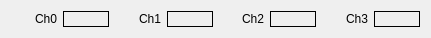
  <widget class="QWidget" name="horizontalLayoutWidget_19">
   <property name="geometry">
    <rect>
     <x>530</x>
     <y>760</y>
     <width>431</width>
     <height>31</height>
    </rect>
   </property>
   <layout class="QHBoxLayout" name="horizontalLayout_19">
    <item>
     <widget class="QLabel" name="label_15">
      <property name="text">
       <string>Ch0</string>
      </property>
      <property name="alignment">
       <set>Qt::AlignRight|Qt::AlignTrailing|Qt::AlignVCenter</set>
      </property>
     </widget>
    </item>
    <item>
     <widget class="QELabel" name="qelabel_3">
      <property name="frameShape">
       <enum>QFrame::Box</enum>
      </property>
      <property name="precision">
       <number>2</number>
      </property>
     </widget>
    </item>
    <item>
     <widget class="QLabel" name="label_16">
      <property name="text">
       <string>Ch1</string>
      </property>
      <property name="alignment">
       <set>Qt::AlignRight|Qt::AlignTrailing|Qt::AlignVCenter</set>
      </property>
     </widget>
    </item>
    <item>
     <widget class="QELabel" name="qelabel">
      <property name="frameShape">
       <enum>QFrame::Box</enum>
      </property>
      <property name="precision">
       <number>2</number>
      </property>
     </widget>
    </item>
    <item>
     <widget class="QLabel" name="label_17">
      <property name="text">
       <string>Ch2</string>
      </property>
      <property name="alignment">
       <set>Qt::AlignRight|Qt::AlignTrailing|Qt::AlignVCenter</set>
      </property>
     </widget>
    </item>
    <item>
     <widget class="QELabel" name="qelabel_2">
      <property name="frameShape">
       <enum>QFrame::Box</enum>
      </property>
      <property name="precision">
       <number>2</number>
      </property>
     </widget>
    </item>
    <item>
     <widget class="QLabel" name="label_18">
      <property name="text">
       <string>Ch3</string>
      </property>
      <property name="alignment">
       <set>Qt::AlignRight|Qt::AlignTrailing|Qt::AlignVCenter</set>
      </property>
     </widget>
    </item>
    <item>
     <widget class="QELabel" name="qelabel_4">
      <property name="frameShape">
       <enum>QFrame::Box</enum>
      </property>
      <property name="precision">
       <number>2</number>
      </property>
     </widget>
    </item>
   </layout>
  </widget>
